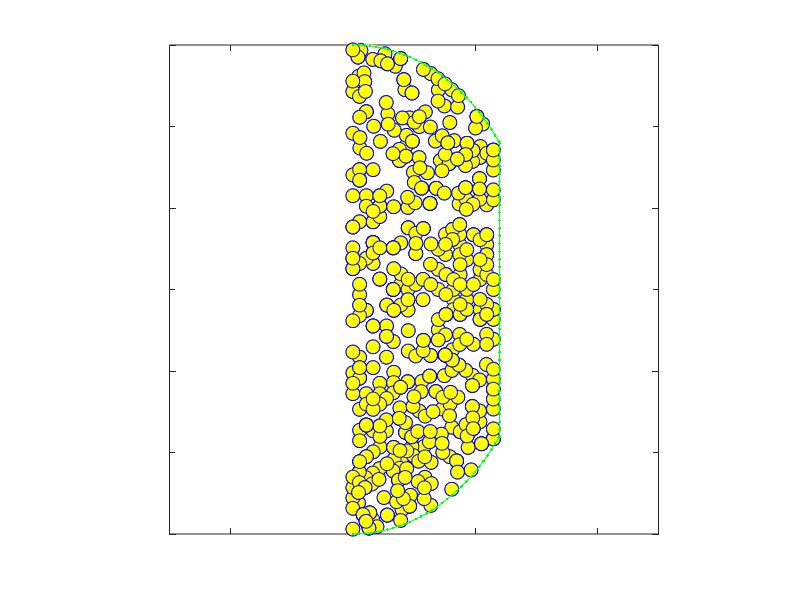

MATLAB code for this plot: (Note: this script raises an error after producing the figure.)
% Agent-based stochastic model
% Cells represented as point particles
% Brownian motion and repulsion
%
% CC (Jan 2024)


close all;
% clc;
clear;


load('cellinitialization_n500','pos0','Ncells');
N = Ncells;
% a = 0; b = 2*pi; th0 = (b-a).*rand(N,1) + a;
% r_circle    = 1.35;
% pos0        = [r_circle*rand(N,1).*cos(th0),r_circle*rand(N,1).*sin(th0)];
n = length(pos0);

video_flag = 0;
if(video_flag)
    vidObj = VideoWriter('dir_mo_dir_celldiv(no_softening).mp4','MPEG-4');
    open(vidObj);
end

% Parameters
dt          = 0.00001;
Tmax        = 5.0;
mu          = 1;
dl_crit     = 0.1; % critical distance for computing repulsive force
xi          = 1.0; % drag coefficient
kb          = 10.0; % stiffness of epidermis
kcoll       = 0.08; % epidermins-cell collision constant
kdiv        = 0.1; % proliferation rate
offset      = 0.1; % distance between mother and daughter cell

pos     = pos0;
pre_pos = pos;

% A large array for positions
cells_max   = 5 * N;
pos         = NaN(cells_max,2);
v           = NaN(cells_max,2);
tau         = NaN(cells_max,1);
v(1:N,:)    = zeros(N,2);
tau(1:N,:)  = zeros(N,1);
pos(1:N, :) = pos0;

% Division status
division_status = false(cells_max, 1);

% Division interval
div_interval = 0.4; 
next_div_time = div_interval;

% Define semi-circle
semi_circle_center = [0, 0];
semi_circle_radius = 1.5;
theta = linspace(3*pi/2,5*pi/2);
xb_semi_circle = semi_circle_radius * cos(theta) + semi_circle_center(1);
yb_semi_circle = semi_circle_radius * sin(theta) + semi_circle_center(2);

% Define the vertical line segments
x_vert = [1.2, 1.2];

diffs = abs(xb_semi_circle - x_vert(1));
[~, sorted_indices] = sort(diffs);
closest_indices = sorted_indices(1:2); % find the indices of the two smallest differences
val_yb = yb_semi_circle(closest_indices);
val_xb = xb_semi_circle(closest_indices);

y_vert = [val_yb(1),val_yb(2)];

% Find mean spacing
xb_space = xb_semi_circle(1:min(closest_indices));
yb_space = yb_semi_circle(1:min(closest_indices));
for i=1:length(xb_space)-1
    ds = sqrt((xb_space(i+1)-xb_space(i))^2+(yb_space(i+1)-yb_space(i))^2);
end
avg_ds = mean(ds);

y_v = y_vert(2):avg_ds:y_vert(1);
x_v = 1.2*ones(1,length(y_v));


% Combine the semicircle and the vertical line segment in correct order
xb = [xb_semi_circle(1:min(closest_indices)),x_v,xb_semi_circle(max(closest_indices):end)];
yb = [yb_semi_circle(1:min(closest_indices)),y_v,yb_semi_circle(max(closest_indices):end)];

Xb0 = [xb;yb]'; 
Xb = [xb;yb]';
dsb = sqrt( (Xb0(1,1)-Xb0(2,1))^2 + (Xb0(1,2)-Xb0(2,2))^2 ); % initial distance btw the first 2 pts on the b

% Make a difference matrix for the boundary points
Nb = length(Xb);
e = ones(Nb,1);
Db = spdiags([-e e],[0  1],Nb,Nb); % cal the diff in pos of adjacent pts along the b
%Db(1,1) = 1; Db(1,2) = 0;
Db(Nb,1) = 1;

% Tether points/top channel resting length
blp0 = Db * Xb0;
blp0 = sqrt(blp0(:,1).^2 + blp0(:,2).^2); % rest length of edge from i to i+1
blm0 = Db' * Xb0;
blm0 = sqrt(blm0(:,1).^2 + blm0(:,2).^2); % rest length of edge from i-1 to i+1

% Alive status
alive = NaN(length(pos),1);
not_NaN_rows = ~any(isnan(pos),2);
alive(not_NaN_rows & isnan(alive)) = 1;

% Number of daughter cells 
n_daughter = 0;

tic
for t = 1:Tmax/dt
    % Zero out 
    F_cc = zeros(cells_max,2);
    F_epid = zeros(cells_max,2);
    F_pull = zeros(cells_max,2);
    F_active = zeros(Nb,2);
    F_collision = zeros(length(Xb),2);
    v = zeros(cells_max,2);


    if t==1
        % Plotting initially
        figure(1);
        scatter(pos(:,1),pos(:,2),100,'o','markerfacecolor','y','markeredgecolor','b'); 
        hold on;
        plot(Xb(:,1), Xb(:,2), 'w','linewidth',2);

        for i = 1:length(pos)
            if ~isnan(pos(i,1))
                if division_status(i)
                    scatter(pos(i,1),pos(i,2),100,'o','markerfacecolor',[0.3010 0.7450 0.9330],'markeredgecolor','b') % blue for divided cells
                else
                    scatter(pos(i,1),pos(i,2),100,'o','markerfacecolor','y','markeredgecolor','b') % yellow for original cells
                end
            end
        end 

        plot(xb,yb,'g.-')
        % plot(xb(40:60),yb(40:60),'r','LineWidth',2);

        xlim([-1.5 2.5]); ylim([-1.5 1.5]); box on; grid off;
        set(gca,'plotBoxAspectRatio',[1 1 1]);
        set(gca,'FontSize',20); set(gca,'Color','k');
        set(gcf,'color','w'); set(gca,'XTickLabel',[]); set(gca,'YTickLabel',[]);
        x0=800;y0=700;width=400;height=400;
        set(gcf,'position',[x0,y0,width,height]);

        currFrame = getframe(gcf);
        % writeVideo(vidObj,currFrame);

        pause(0.2)
        hold off;
    end


    % Cell division/apoptosis
    active_cells = find(~isnan(pos(:,1)));
    N_active = length(active_cells);
    r = rand;
    if r < (N_active-n_daughter)*kdiv*dt
        % Randomly pick dividing cell
        dividing_cell = active_cells(randperm(length(active_cells), 1));
        N_active = N_active + 1;
        n_daughter = n_daughter + 1;

        new_idx = find(isnan(pos(:,1)), 1, 'first'); % daughter cell

        % % Position of daughter cell (random direction)
        % div_angle = 2*pi*rand;
        % dx = offset * cos(div_angle);
        % dy = offset * sin(div_angle);
        % new_pos = pos(dividing_cell,:) + [dx, dy];

        % Position of daughter cell (directed)
        div_angle = 0 - pi/6*randn;
        dx = offset * cos(div_angle);
        dy = offset * sin(div_angle);
        new_pos = pos(dividing_cell,:) + [dx, dy];

        pos(new_idx,:) = new_pos;
        alive(new_idx,:) = 1;
        division_status(new_idx) = true;
    end


    % For active cells: compute forces & update positions
    active_cells = find(~isnan(pos(:,1)));
    N_active_cells = length(active_cells);

    F_cc(active_cells,:) = compute_cellcell_repulsive(pos(active_cells,:),dl_crit);
    F_epid(active_cells,:) = compute_semi_circle_repulsion(pos(active_cells,:), dl_crit, Xb);
    F_pull(active_cells,:) = [ones(N_active_cells,1),zeros(N_active_cells,1)];

 
    % Apply forces to the boundary
    for i = 1:length(active_cells)
        if norm(F_epid(i,:)) > 0 % indicates collision with boundary
            [Fpos,mink_ids] = compute_boundary_collision_force(pos(active_cells(i),:),Xb,kcoll);
            F_collision(mink_ids,:) = Fpos;
        end
    end

    F = F_cc + 5*F_epid + F_pull;

    v = F/xi;
    a = -6; b = 6; eta = (b-a).*rand(length(active_cells),2) + a; % Brownian motion
    pos(active_cells,:) = pos(active_cells,:) + v(active_cells,:)*dt + dt*eta*6;


    % a = -20; b = 20; eta = (b-a).*rand(length(active_cells),2) + a; % Brownian motion
    % pos(active_cells,:) = pos(active_cells,:) + v(active_cells,:)*dt + dt*eta*20;



    % For semi-circle (calling it "b" for boundary): compute forces & update positions
    mid_part_indices = find(yb >= -0.5 & yb <= 0.5);
    rest_indices = find(~(yb >= -0.5 & yb <= 0.5));
    F_semi_circle_elasticity = compute_semi_circle_elasticity(Xb, Db, blp0, blm0, dsb, kb, mid_part_indices, rest_indices);
    %F_semi_circle_interp = interp1(pos,F_semi_circle,Xb);

    F_active = zeros(Nb,2);
    %F_active(40:60,1) = 1;

    Fb = F_semi_circle_elasticity + 5*F_collision;%+ F_semi_circle_interp;
    Xb(2:end-1,:) = Xb(2:end-1,:) + dt*(Fb(2:end-1,:)/xi);


    if mod(t,10000) == 0
        % Plotting
        figure(1);
        scatter(pos(:,1),pos(:,2),100,'o','markerfacecolor','y','markeredgecolor','b'); 
        hold on;
        plot(Xb(:,1), Xb(:,2), 'w','linewidth',2);

        for i = 1:length(pos)
            if ~isnan(pos(i,1))
                if division_status(i)
                    scatter(pos(i,1),pos(i,2),100,'o','markerfacecolor',[0.3010 0.7450 0.9330],'markeredgecolor','b') % blue for divided cells
                else
                    scatter(pos(i,1),pos(i,2),100,'o','markerfacecolor','y','markeredgecolor','b') % yellow for original cells
                end
            end
        end 


        plot(xb,yb,'g.-')
        % plot(xb(40:60),yb(40:60),'r','LineWidth',2)

        % quiver(pos(:,1),pos(:,2),F_cc(:,1),F_cc(:,2),'r','linewidth',2,'autoscale','off');
        % quiver(pos(:,1),pos(:,2),F_epid(:,1),F_epid(:,2),'b','linewidth',2,'autoscale','off');
        % quiver(Xb(:,1),Xb(:,2),F_collision(:,1),F_collision(:,2),'-w','autoscale','on')
        % scatter(Xb(mink_ids,1),Xb(mink_ids,2),'g*')

        xlim([-1.5 2.5]); ylim([-1.5 1.5]); box on; grid off;

        set(gca,'plotBoxAspectRatio',[1 1 1]);
        set(gca,'FontSize',20); set(gca,'Color','k');
        set(gcf,'color','w'); set(gca,'XTickLabel',[]); set(gca,'YTickLabel',[]);
        x0=800;y0=700;width=400;height=400;
        set(gcf,'position',[x0,y0,width,height]);

        currFrame = getframe(gcf);
        % writeVideo(vidObj,currFrame);

        pause(0.2)
        hold off;



        % % Histogram for probability distribution
        % figure(2);
        % 
        % blue_cells = pos(division_status,:);
        % yellow_cells = pos(~division_status,:);
        % 
        % % remove NaN
        % blue_cells = blue_cells(all(~isnan(blue_cells),2),:);
        % yellow_cells = yellow_cells(all(~isnan(yellow_cells),2),:);
        % 
        % histogram(blue_cells(:,1),'BinWidth',0.1,'Normalization','probability','FaceColor','b');
        % xlim([-2 2])
        % hold on;
        % histogram(yellow_cells(:,1),'BinWidth',0.1,'Normalization','probability','FaceColor','y');
        % 
        % legend('Blue (Divided) Cells', 'Yellow (Original) Cells');
        % currFrame = getframe(gcf);
        % hold off;

    end


    save('epidermis.mat','Xb','xb','yb');
    

end
toc





if(video_flag)
    close(vidObj);
end



function [F_repulsive] = compute_cellcell_repulsive(pos,dl_crit)
    F_repulsive = zeros(length(pos),2);
    n = length(pos);

    for i=1:n
        for j=1:n
            dl = sqrt( (pos(i,1)-pos(j,1))^2 + (pos(i,2)-pos(j,2))^2 );
            if (j~=i)&&(dl<dl_crit)
                dl = sqrt( (pos(i,1)-pos(j,1))^2 + (pos(i,2)-pos(j,2))^2 );
                F_repulsive(j,:) = -2*(pos(i,:)-pos(j,:))/dl;
                F_repulsive(i,:) = -2*(pos(j,:)-pos(i,:))/dl;
            end
        end
    end

end




function [F_semi_circle] = compute_semi_circle_repulsion(pos, dl_crit, Xb)
    n = size(pos, 1);
    F_semi_circle = zeros(n, 2);

    for i = 1:n
        cell_pos = pos(i, :);

        for j = 1:length(Xb)
            r = sqrt((cell_pos(1) - Xb(j,1))^2 + (cell_pos(2) - Xb(j,2))^2);
            if r < dl_crit
                F_semi_circle(i, :) = F_semi_circle(i, :) + [-0.5, 0];
                %F_semi_circle(i, :)
                %sprintf('Collision!')
                %keyboard()
            end
        end
    end
end





function[F_deformable_semi_circle] = compute_semi_circle_elasticity(Xb, Db, blp0, blm0, dsb, kb, mid_part_indices, rest_indices)
    Nb = length(Xb);
    F_deformable_semi_circle = zeros(Nb,2);

    kb_values = kb * ones(Nb, 1);
    kb_values(mid_part_indices) = kb;%/1000;

    % Compute spring forces between nodes
    btem_p = Db * Xb;
    blp = sqrt(btem_p(:,1).^2 + btem_p(:,2).^2); % length of edge from i to i+1
    btem_m = Db' * Xb;
    blm = sqrt(btem_m(:,1).^2 + btem_m(:,2).^2); % length of edge from i-1 to i
    Fbs = (kb_values .* ( blp./blp0 - 1. )) .* ((Db * Xb)./blp) + ...
          (kb_values .* ( blm./blm0 - 1. )) .* ((Db'*Xb)./blm);
    Fbs = Fbs ./ dsb;

    F_deformable_semi_circle = F_deformable_semi_circle + Fbs; % add spring forces to tethering forces
end




function [Fpos,mink_ids] = compute_boundary_collision_force(cell_pos, Xb, kcoll)
    % Calculate the distances between cell_pos and boundary points
    distances = sqrt( (Xb(:,1)-cell_pos(1)).^2 + (Xb(:,2)-cell_pos(2)).^2 );
    
    % Find the nearest point
    [~,min_idx] = mink(distances,3);
    nearest_boundary_points = Xb(min_idx,:);

    % Calculate the force
    mink_distances = sqrt((cell_pos(1) - nearest_boundary_points(:,1)).^2 + (cell_pos(2) - nearest_boundary_points(:,2)).^2);
    directions = (nearest_boundary_points - cell_pos) ./ mink_distances; % unit vector
    Fpos = kcoll * (mink_distances./sum(mink_distances)) .* directions;
    mink_ids = min_idx;

end
